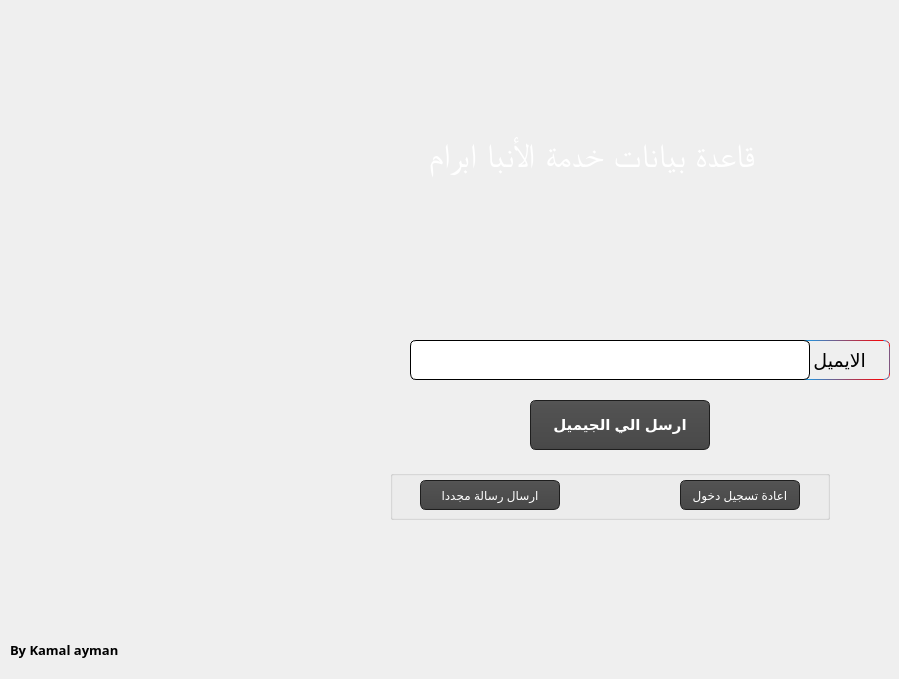
    <widget class="QWidget" name="tab_2">
     <attribute name="title">
      <string>Tab 2</string>
     </attribute>
     <widget class="QGroupBox" name="groupBox_8">
      <property name="geometry">
       <rect>
        <x>390</x>
        <y>470</y>
        <width>440</width>
        <height>50</height>
       </rect>
      </property>
      <property name="title">
       <string/>
      </property>
      <widget class="QPushButton" name="pushButton_45">
       <property name="geometry">
        <rect>
         <x>30</x>
         <y>10</y>
         <width>140</width>
         <height>30</height>
        </rect>
       </property>
       <property name="styleSheet">
        <string notr="true">QPushButton
{
    color: #fff;
    background-color: QLinearGradient( x1: 0, y1: 0, x2: 0, y2: 1, stop: 0 #565656, stop: 0.1 #525252, stop: 0.5 #4e4e4e, stop: 0.9 #4a4a4a, stop: 1 #464646);
    border-width: 1px;
    border-color: #1e1e1e;
    border-style: solid;
    border-radius: 6;
    padding: 3px;
    font-size: 12px;
    padding-left: 5px;
    padding-right: 5px;
    min-width: 40px;
}

QPushButton:pressed
{
    background-color: rgb(139, 139, 139)
}


QPushButton:hover
{
    border: 1px solid QLinearGradient( x1: 0, y1: 0, x2: 0, y2: 1, stop: 0 #00aaff, stop: 1 #00aaff);
}
</string>
       </property>
       <property name="text">
        <string>ارسال رسالة مجددا</string>
       </property>
      </widget>
      <widget class="QPushButton" name="pushButton_46">
       <property name="geometry">
        <rect>
         <x>290</x>
         <y>10</y>
         <width>120</width>
         <height>30</height>
        </rect>
       </property>
       <property name="font">
        <font>
         <pointsize>-1</pointsize>
        </font>
       </property>
       <property name="styleSheet">
        <string notr="true">QPushButton
{
    color: #fff;
    background-color: QLinearGradient( x1: 0, y1: 0, x2: 0, y2: 1, stop: 0 #565656, stop: 0.1 #525252, stop: 0.5 #4e4e4e, stop: 0.9 #4a4a4a, stop: 1 #464646);
    border-width: 1px;
    border-color: #1e1e1e;
    border-style: solid;
    border-radius: 6;
    padding: 3px;
    font-size: 12px;
    padding-left: 5px;
    padding-right: 5px;
    min-width: 40px;
}

QPushButton:pressed
{
    background-color: rgb(139, 139, 139)
}


QPushButton:hover
{
    border: 1px solid QLinearGradient( x1: 0, y1: 0, x2: 0, y2: 1, stop: 0 #00aaff, stop: 1 #00aaff);
}
</string>
       </property>
       <property name="text">
        <string>اعادة تسجيل دخول</string>
       </property>
      </widget>
     </widget>
     <widget class="QLabel" name="label_24">
      <property name="geometry">
       <rect>
        <x>790</x>
        <y>340</y>
        <width>100</width>
        <height>40</height>
       </rect>
      </property>
      <property name="font">
       <font>
        <family>Hacen Maghreb Bd</family>
        <pointsize>14</pointsize>
        <weight>50</weight>
        <italic>false</italic>
        <bold>false</bold>
       </font>
      </property>
      <property name="styleSheet">
       <string notr="true">QLabel
{
    border: 1px solid;
    border-radius: 2px;

    border-radius: 6;

    border: 1px solid black;
	border-color: qlineargradient(spread:pad, x1:0, y1:0.494, x2:1, y2:0.5, stop:0 rgba(0, 170, 255, 255), stop:1 rgba(255, 0, 0, 255));

	font: 14pt &quot;Hacen Maghreb Bd&quot;;

}</string>
      </property>
      <property name="text">
       <string>   الايميل</string>
      </property>
     </widget>
     <widget class="QPushButton" name="pushButton_47">
      <property name="geometry">
       <rect>
        <x>530</x>
        <y>400</y>
        <width>180</width>
        <height>50</height>
       </rect>
      </property>
      <property name="font">
       <font>
        <pointsize>11</pointsize>
        <weight>75</weight>
        <bold>true</bold>
       </font>
      </property>
      <property name="styleSheet">
       <string notr="true">QPushButton
{
    color: #fff;
    background-color: QLinearGradient( x1: 0, y1: 0, x2: 0, y2: 1, stop: 0 #565656, stop: 0.1 #525252, stop: 0.5 #4e4e4e, stop: 0.9 #4a4a4a, stop: 1 #464646);
    border-width: 1px;
    border-color: #1e1e1e;
    border-style: solid;
    border-radius: 6;
    padding: 3px;
    padding-left: 5px;
    padding-right: 5px;
    min-width: 40px;
}

QPushButton:pressed
{
    background-color: rgb(139, 139, 139)
}


QPushButton:hover
{
    border: 1px solid QLinearGradient( x1: 0, y1: 0, x2: 0, y2: 1, stop: 0 #00aaff, stop: 1 #00aaff);
}
</string>
      </property>
      <property name="text">
       <string>ارسل الي الجيميل</string>
      </property>
     </widget>
     <widget class="QLineEdit" name="lineEdit_55">
      <property name="geometry">
       <rect>
        <x>410</x>
        <y>340</y>
        <width>400</width>
        <height>40</height>
       </rect>
      </property>
      <property name="font">
       <font>
        <pointsize>12</pointsize>
       </font>
      </property>
      <property name="styleSheet">
       <string notr="true">QLineEdit {
    border: 1px solid;
    border-radius: 2px;

    border-radius: 6;


}
QLineEdit::hover
{
    border: 1px solid rgb(0, 170, 255);
    border-radius: 2px;
    color: rgb(0, 115, 255);
    border-radius: 6;


}
</string>
      </property>
     </widget>
     <widget class="QLabel" name="label_59">
      <property name="geometry">
       <rect>
        <x>30</x>
        <y>230</y>
        <width>210</width>
        <height>280</height>
       </rect>
      </property>
      <property name="styleSheet">
       <string notr="true">image: url(:/ico/pic.png);
</string>
      </property>
      <property name="text">
       <string/>
      </property>
     </widget>
     <widget class="QLabel" name="label_31">
      <property name="geometry">
       <rect>
        <x>330</x>
        <y>80</y>
        <width>540</width>
        <height>150</height>
       </rect>
      </property>
      <property name="font">
       <font>
        <family>Mikhak Bold</family>
        <pointsize>25</pointsize>
        <weight>9</weight>
        <italic>false</italic>
        <bold>false</bold>
       </font>
      </property>
      <property name="focusPolicy">
       <enum>Qt::NoFocus</enum>
      </property>
      <property name="layoutDirection">
       <enum>Qt::LeftToRight</enum>
      </property>
      <property name="styleSheet">
       <string notr="true">font: 75 25pt &quot;Mikhak Bold&quot;;
color: rgb(255, 255, 255);

image: url(:/ico/text1.png);
</string>
      </property>
      <property name="locale">
       <locale language="Arabic" country="Egypt"/>
      </property>
      <property name="text">
       <string>           قاعدة بيانات خدمة الأنبا ابرام</string>
      </property>
     </widget>
     <widget class="QLabel" name="label_93">
      <property name="geometry">
       <rect>
        <x>10</x>
        <y>630</y>
        <width>120</width>
        <height>40</height>
       </rect>
      </property>
      <property name="font">
       <font>
        <family>Museo Sans 700</family>
        <pointsize>10</pointsize>
        <weight>75</weight>
        <bold>true</bold>
       </font>
      </property>
      <property name="text">
       <string>By Kamal ayman </string>
      </property>
     </widget>
    </widget>
